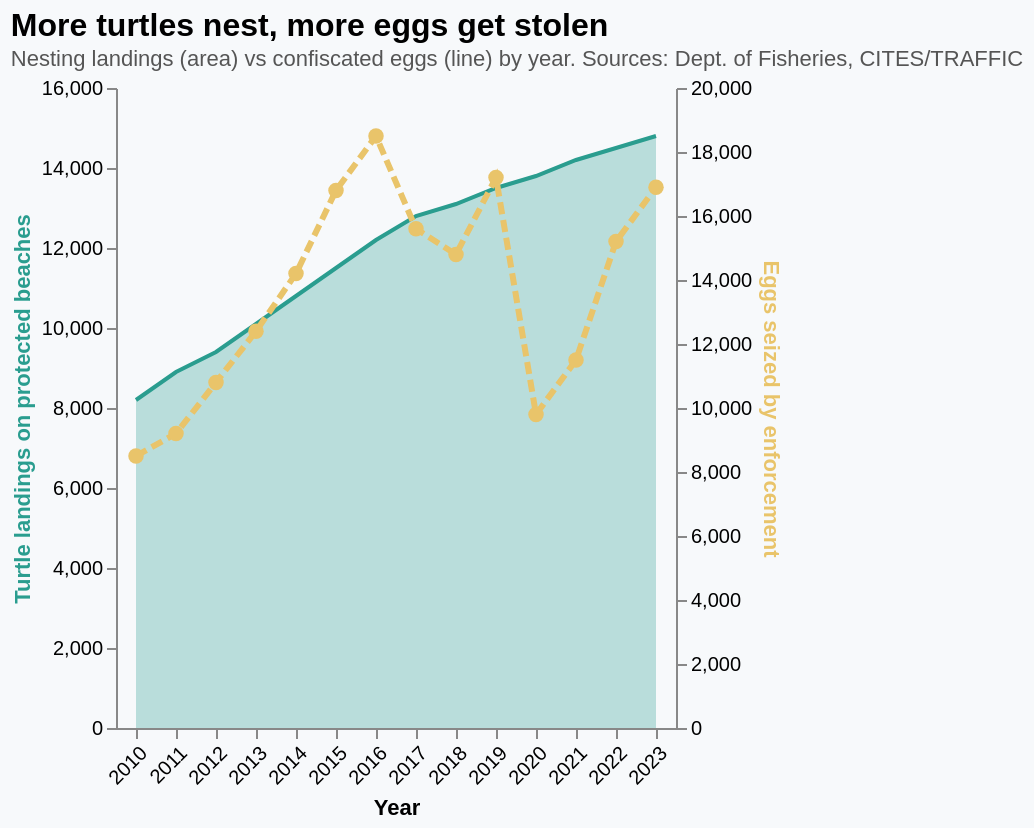

Write a Vega-Lite specification for this figure.
### Vega-Lite specification from a JSON file in a GitHub repository (floating-point values rounded to 4 significant figures)
{"$schema": "https://vega.github.io/schema/vega-lite/v5.json", "title": {"text": "More turtles nest, more eggs get stolen", "subtitle": "Nesting landings (area) vs confiscated eggs (line) by year. Sources: Dept. of Fisheries, CITES/TRAFFIC", "fontSize": 16, "subtitleFontSize": 11, "anchor": "start", "subtitleColor": "#555"}, "width": "container", "height": 320, "background": "#f7f9fb", "config": {"view": {"stroke": null}, "axis": {"grid": false}}, "data": {"values": [{"year": 2010, "landings": 8200, "seized_eggs": 8500}, {"year": 2011, "landings": 8900, "seized_eggs": 9200}, {"year": 2012, "landings": 9400, "seized_eggs": 10800}, {"year": 2013, "landings": 10100, "seized_eggs": 12400}, {"year": 2014, "landings": 10800, "seized_eggs": 14200}, {"year": 2015, "landings": 11500, "seized_eggs": 16800}, {"year": 2016, "landings": 12200, "seized_eggs": 18500}, {"year": 2017, "landings": 12800, "seized_eggs": 15600}, {"year": 2018, "landings": 13100, "seized_eggs": 14800}, {"year": 2019, "landings": 13500, "seized_eggs": 17200}, {"year": 2020, "landings": 13800, "seized_eggs": 9800}, {"year": 2021, "landings": 14200, "seized_eggs": 11500}, {"year": 2022, "landings": 14500, "seized_eggs": 15200}, {"year": 2023, "landings": 14800, "seized_eggs": 16900}]}, "layer": [{"mark": {"type": "area", "opacity": 0.3, "color": "#2a9d8f", "line": {"color": "#2a9d8f", "strokeWidth": 2}}, "encoding": {"x": {"field": "year", "type": "ordinal", "axis": {"title": "Year", "labelAngle": -45}}, "y": {"field": "landings", "type": "quantitative", "axis": {"title": "Turtle landings on protected beaches", "titleColor": "#2a9d8f"}}, "tooltip": [{"field": "year", "title": "Year"}, {"field": "landings", "title": "Landings", "format": ","}, {"field": "seized_eggs", "title": "Eggs seized", "format": ","}]}}, {"mark": {"type": "line", "color": "#e9c46a", "strokeWidth": 3, "strokeDash": [6, 3], "point": {"size": 60, "filled": true, "color": "#e9c46a"}}, "encoding": {"x": {"field": "year", "type": "ordinal"}, "y": {"field": "seized_eggs", "type": "quantitative", "axis": {"title": "Eggs seized by enforcement", "titleColor": "#e9c46a", "orient": "right"}}, "tooltip": [{"field": "year", "title": "Year"}, {"field": "seized_eggs", "title": "Eggs seized", "format": ","}, {"field": "landings", "title": "Landings", "format": ","}]}}], "resolve": {"scale": {"y": "independent"}}}
